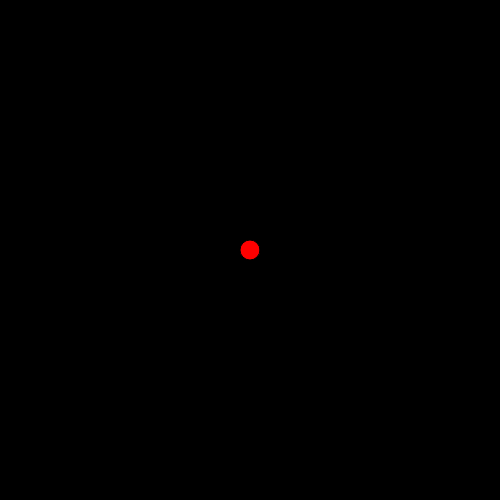
Frame 1 (no input)
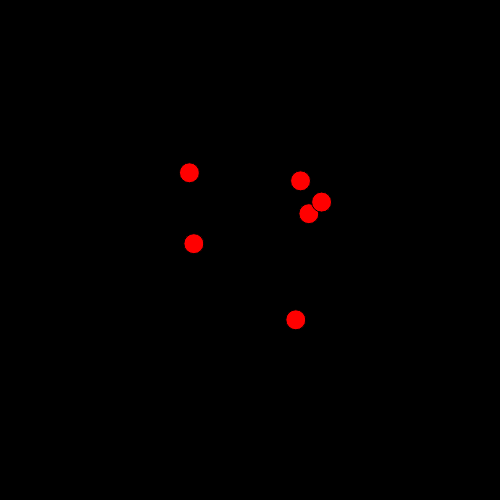
Frame 60 (no input)
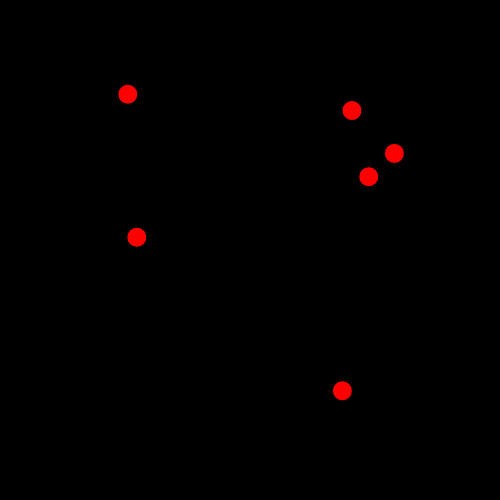
Frame 120 (the mouse pressed at the canvas centre since frame 60)

The p5.js sketch that drew these frames (run headless with seeded random() and noise() and a simulated clock; from frame 60 on, the mouse is pressed at the canvas centre):

// p5.js sketch
// ── sketch.js
 // arrays

 let lx,ly,speedx,speedy;
 let lx2,ly2,speedx2,speedy2;
              //0,1,2,3
 let names = ["Stu","Randaloph","Hippie","Wanda"];


function setup() {
  createCanvas(500,500);
  background(20);
  fill(255);
   
  console.log( names[1]);

  names[1] = "Randy";

 console.log( names[1]);



  lx = width/2;
  ly = height/2;
  speedx = random(-2,2);
  speedy = random(-2,2);

  lx2 = width/2;
  ly2 = height/2;
  speedx2 = random(-2,2);
  speedy2 = random(-2,2);


}

function draw() {
  background(0);



 ellipse(lx,ly, 50, 50);
 lx+=speedx;
 ly+=speedy;

 ellipse(lx2,ly2, 20, 20);
 lx2+=speedx2;
 ly2+=speedy2;




 
}

 // arrays
   
 
  //0,1,2,3

 xlist =      [0,0,0,0,0,0];
 ylist =      [0,0,0,0,0,0];
 speedxlist = [0,0,0,0,0,0];
 speedylist = [0,0,0,0,0,0];



function setup() {
  createCanvas(500,500);
  background(20);
  fill(255);
   

  for (let i = 0; i < 6; i++) {
  // ball i init
  xlist[i] = width/2;
  ylist[i] = height/2;
  speedxlist[i] = random(-2,2);
  speedylist[i] = random(-2,2);

  }

  

}

function draw() {
  background(0);


  for (let i = 0; i < 6; i++) {
 
 fill(255,0,0);
 ellipse(xlist[i],ylist[i], 20, 20);
 xlist[i]+=speedxlist[i];
 ylist[i]+=speedylist[i];

  }  // 4 balls are updated



 
}
